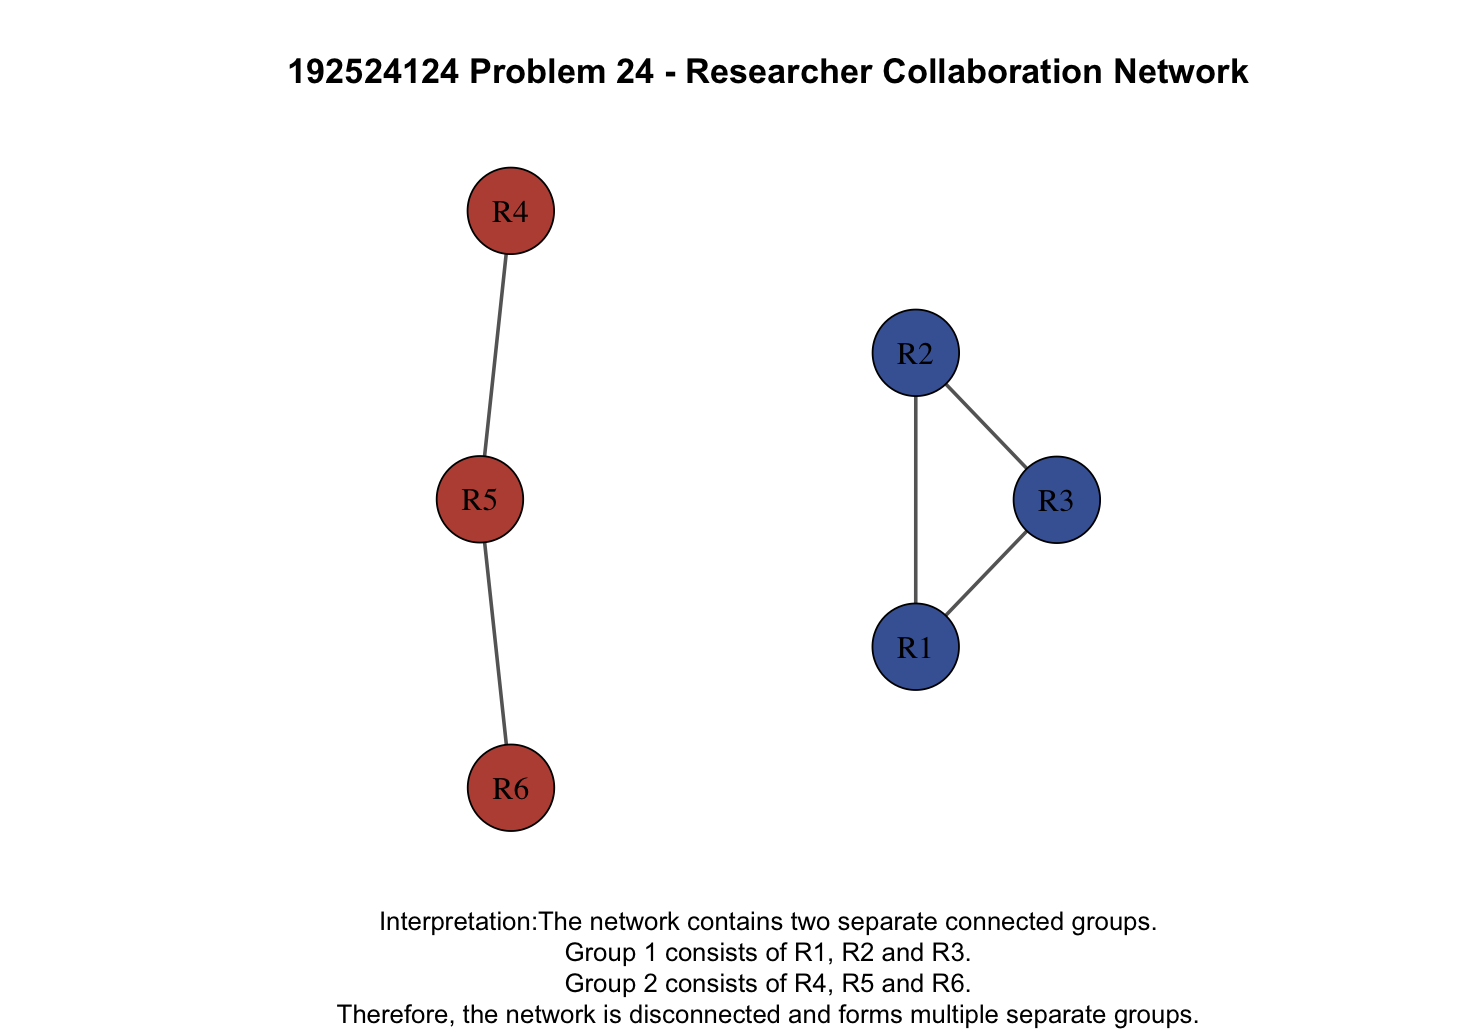

Source code (R):
# Problem 24 - Collaboration Network

library(igraph)

# Define edges
edges <- data.frame(
  From = c(
    "R1", "R1", "R2",
    "R4", "R5"
  ),
  To = c(
    "R2", "R3", "R3",
    "R5", "R6"
  )
)

# Create the network
network <- graph_from_data_frame(
  edges,
  directed = FALSE,
  vertices = data.frame(
    name = c("R1", "R2", "R3", "R4", "R5", "R6")
  )
)

# Find connected components
components_info <- components(network)

# Display component information
print(components_info)

# Plot the network
plot(
  network,
  vertex.color = c(
    "#4563A3",
    "#4563A3",
    "#4563A3",
    "#BA5142",
    "#BA5142",
    "#BA5142"
  ),
  vertex.size = 30,
  vertex.label.color = "black",
  vertex.label.cex = 1.1,
  edge.color = "gray40",
  edge.width = 2,
  main = "192524124 Problem 24 - Researcher Collaboration Network"
)

# Add interpretation below the graph
mtext(
  "Interpretation:The network contains two separate connected groups.\nGroup 1 consists of R1, R2 and R3.\nGroup 2 consists of R4, R5 and R6.\nTherefore, the network is disconnected and forms multiple separate groups.",
  side = 1,
  line = 4,
  cex = 0.9
)
